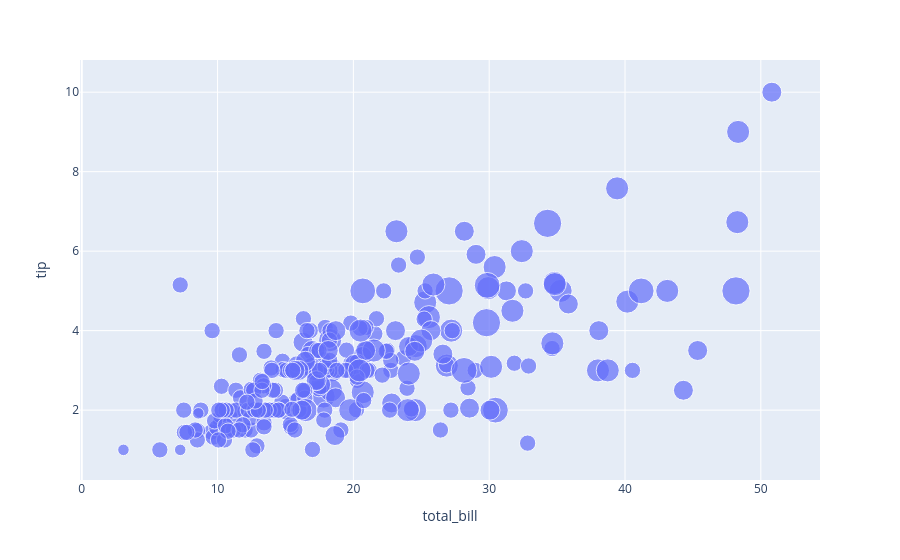

Notebook cell for this chart:
### Code cell
# size add করলে insight বাড়ে
px.scatter(tips, x='total_bill', y='tip', size='size')

### Figure 1 — Plotly figure (JSON) as saved in the notebook; plotly's stock layout.template omitted (floating-point values rounded to 4 significant figures; data arrays with more than 128 entries replaced by an {"elided": "..."} marker saying what was removed)
{"data": [{"hovertemplate": "total_bill=%{x}<br>tip=%{y}<br>size=%{marker.size}<extra></extra>", "legendgroup": "", "marker": {"color": "#636efa", "size": {"elided": "244 int values"}, "sizemode": "area", "sizeref": 0.015, "symbol": "circle"}, "mode": "markers", "name": "", "orientation": "v", "showlegend": false, "type": "scatter", "x": {"elided": "244 float values"}, "xaxis": "x", "y": {"elided": "244 float values"}, "yaxis": "y"}], "layout": {"legend": {"itemsizing": "constant", "tracegroupgap": 0}, "margin": {"t": 60}, "xaxis": {"anchor": "y", "domain": [0, 1], "title": {"text": "total_bill"}}, "yaxis": {"anchor": "x", "domain": [0, 1], "title": {"text": "tip"}}}}
